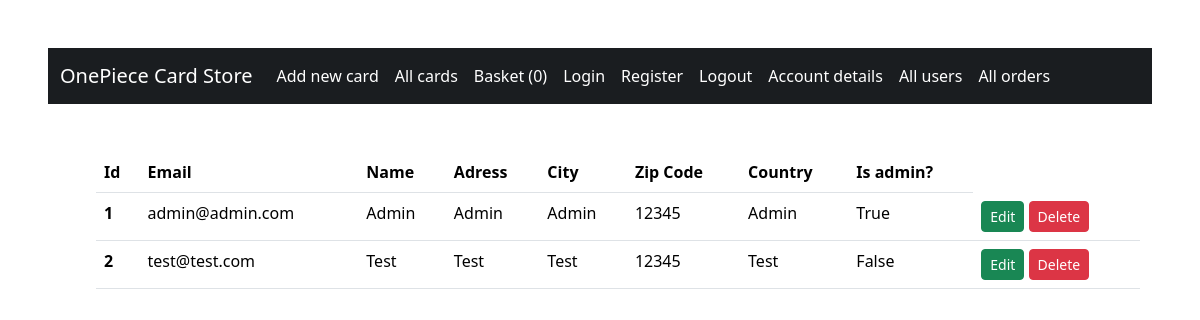
/all_users (signed in), run on an earlier commit of the app's database.
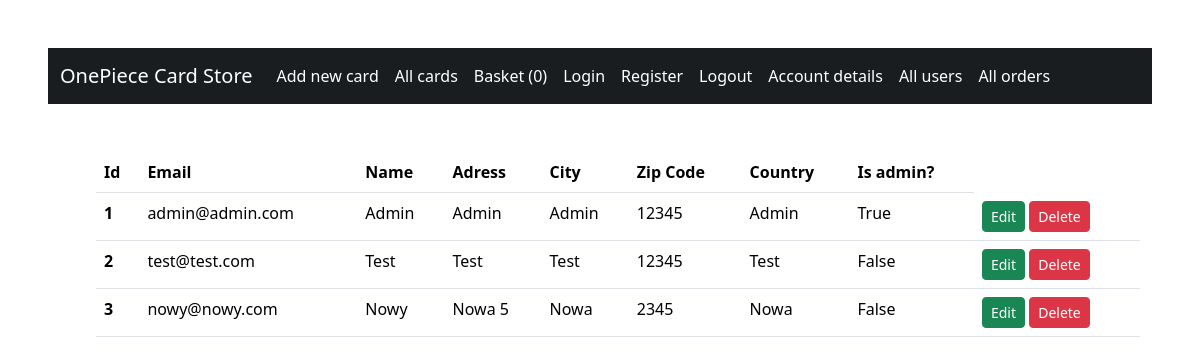
And on a later commit of the database.
### databases.py (models this page shows)
class User(db.Model, UserMixin):
    id = db.Column(db.Integer, primary_key=True)
    email = db.Column(db.String(50), nullable=False, default=False)
    password = db.Column(db.String(50), nullable=False, default=False)
    name = db.Column(db.String(25))
    adress = db.Column(db.String(75))
    city = db.Column(db.String(20))
    zipcode = db.Column(db.Integer)
    country = db.Column(db.String(20))
    is_admin = db.Column(db.Boolean, nullable=False, default=False)

### main.py (the view)
@app.route("/all_users")
@login_required
@admin_required
def all_users():
    users = User.query.all()
    return render_template("all_users.html", users=users)

### main.py (called while the page is built)
@login_manager.user_loader
def load_user(id):
    return User.query.filter(User.id == id).first()

def admin_required(f):
    @wraps(f)
    def decorated_function(*args, **kwargs):
        if not login_manager._login_disabled:
            if not current_user.is_authenticated or not current_user.is_admin:
                flash('Access denied: You need to be an admin to access this page.')
                return redirect(url_for('index'))
        return f(*args, **kwargs)
    return decorated_function

### templates/all_users.html (shortened to what this page needs)
{% extends "base.html" %}
{% from "macros.html" import delete_modal, delete_script %}
{% block body %}
<div class="container mx-lg-5 px-lg-5">
    <table class="table">
        <thead>
            <tr>
                <th scope="col">Id</th>
                <th scope="col">Email</th>
                <th scope="col">Name</th>
                <th scope="col">Adress</th>
                <th scope="col">City</th>
                <th scope="col">Zip Code</th>
                <th scope="col">Country</th>
                <th scope="col">Is admin?</th>
            </tr>
        </thead>
        <tbody>
            {% for user in users %}
            <tr>
                <th scope="row">{{ user.id }}</th>
                <td>{{ user.email }}</td>
                <td>{{ user.name }}</td>
                <td>{{ user.adress }}</td>
                <td>{{ user.city }}</td>
                <td>{{ user.zipcode }}</td>
                <td>{{ user.country }}</td>
                <td>{{ user.is_admin }}</td>
                <td>
                    <a href="{{ url_for('edit_user', user_id=user.id) }}" class="btn btn-success btn-sm">Edit</a>
                    <a type="button" class="btn btn-danger btn-sm delete-confirm" data-bs-toggle="modal"
                       data-bs-target="#confirmDeleteModal" data-desc="{{ 'Remove user {} from database?'.format(user.name) }}"
                       data-url="{{ url_for('delete_user', user_id=user.id) }}">
                        Delete
                    </a>
                </td>
            </tr>
            {% endfor %}
        </tbody>
    </table>
</div>
{% endblock %}

### templates/base.html (shortened to what this page needs)
{% from "macros.html" import flash_message %}
<!DOCTYPE html>
<html>
    <head>
        <link href="https://cdn.jsdelivr.net/npm/bootstrap@5.3.2/dist/css/bootstrap.min.css" rel="stylesheet">
        <link rel="stylesheet" href="{{ url_for('static', filename='css/styles.css') }}">
    </head>
    <body>
        {% include "navbar.html" %}
        {% block body %} {% endblock %}
    </body>
</html>

### templates/navbar.html (shortened to what this page needs)
<nav class="navbar navbar-expand-lg bg-body-tertiary bg-dark-subtle mx-5 my-5" data-bs-theme="dark">
    <div class="container-fluid">
      <a class="navbar-brand" href="{{ url_for('index') }}">OnePiece Card Store</a>
      <div class="collapse navbar-collapse" id="navbarSupportedContent">
        <ul class="navbar-nav me-auto mb-2 mb-lg-0">
          <li class="nav-item">
            <a class="nav-link active" aria-current="page" href="{{ url_for('add_card') }}">Add new card</a>
          </li>
          <li class="nav-item">
            <a class="nav-link active" href="{{ url_for('all_cards') }}">All cards</a>
          </li>
          <li class="nav-item">
            <a class="nav-link active" href="{{ url_for('basket') }}">Basket ({{ session['basket']|length }})</a>
          </li>
          <li class="nav-item">
            <a class="nav-link active" href="{{ url_for('login') }}">Login</a>
          </li>
          <li class="nav-item">
            <a class="nav-link active" href="{{ url_for('register') }}">Register</a>
          </li>
          <li class="nav-item">
            <a class="nav-link active" href="{{ url_for('logout') }}">Logout</a>
          </li>
          <li class="nav-item">
            <a class="nav-link active" href="{{ url_for('account_details', user_id=current_user.id) }}">Account details</a>
          </li>
          <li class="nav-item">
            <a class="nav-link active" href="{{ url_for('all_users') }}">All users</a>
          </li>
          <li class="nav-item">
            <a class="nav-link active" href="{{ url_for('all_orders') }}">All orders</a>
          </li>
        </ul>
      </div>
    </div>
  </nav>

What changed in the data, as far as the page shows it:
added User: id "3", email "nowy@nowy.com", name "Nowy", adress "Nowa 5", city "Nowa", zipcode "2345", country "Nowa", is_admin "False"
